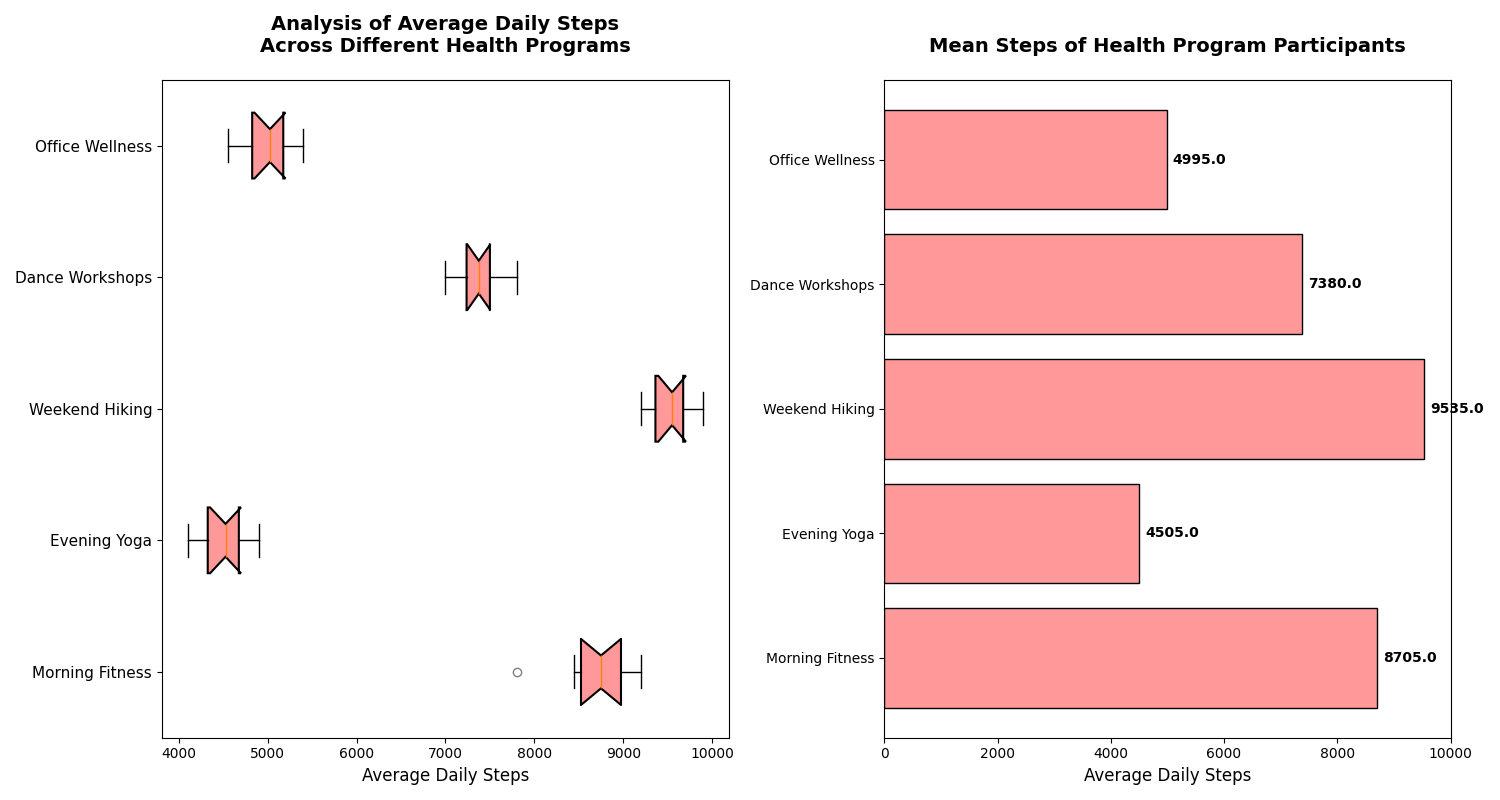

The Python source for this figure:
import matplotlib.pyplot as plt
import numpy as np

# Define health programs and fictional data (average daily steps)
programs = ['Morning Fitness', 'Evening Yoga', 'Weekend Hiking', 'Dance Workshops', 'Office Wellness']
steps_data = [
    [8500, 8700, 7800, 9000, 8800, 8900, 8600, 9100, 9200, 8450],  # Morning Fitness
    [4500, 4200, 4100, 4600, 4700, 4900, 4300, 4800, 4400, 4550],  # Evening Yoga
    [9500, 9600, 9400, 9300, 9200, 9800, 9900, 9700, 9350, 9600],  # Weekend Hiking
    [7000, 7500, 7200, 7100, 7350, 7600, 7800, 7400, 7500, 7350],  # Dance Workshops
    [5000, 4800, 4700, 5100, 5200, 5400, 4550, 4900, 5050, 5250]   # Office Wellness
]

# Create the plot with multiple subplots
fig, axs = plt.subplots(1, 2, figsize=(15, 8))

# Box plot for the average daily steps
box = axs[0].boxplot(steps_data, vert=False, patch_artist=True, notch=True, whis=1.5)

# Apply a single color to all boxes
single_color = '#ff9999'
for patch in box['boxes']:
    patch.set_facecolor(single_color)
    patch.set_edgecolor('black')
    patch.set_linewidth(1.5)

# Customize outliers
for flier in box['fliers']:
    flier.set(marker='o', color='red', alpha=0.5)

# Customize plot elements
axs[0].set_yticklabels(programs, fontsize=11)
axs[0].set_xlabel('Average Daily Steps', fontsize=12)
axs[0].set_title('Analysis of Average Daily Steps\nAcross Different Health Programs', fontsize=14, fontweight='bold', pad=20)

# Bar plot showing the mean steps for each program
mean_steps = [np.mean(data) for data in steps_data]
axs[1].barh(programs, mean_steps, color=single_color, edgecolor='black')

# Customize plot elements
axs[1].set_xlabel('Average Daily Steps', fontsize=12)
axs[1].set_title('Mean Steps of Health Program Participants', fontsize=14, fontweight='bold', pad=20)

# Show mean values on bar chart
for i, v in enumerate(mean_steps):
    axs[1].text(v + 100, i, f'{v:.1f}', color='black', va='center', fontweight='bold')

# Adjust layout
plt.tight_layout()

# Display the plot
plt.show()
